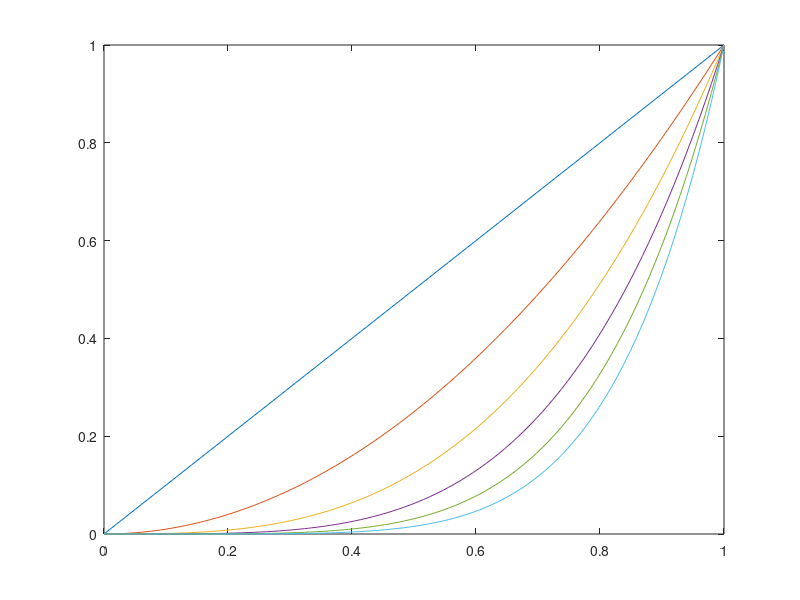

MATLAB code for this plot:
x = linspace(0,1,100);
y1 = x;
y2 = x.^2;
y3 = x.^3;
y4 = x.^4;
y5 = x.^5;
y6 = x.^6;
plot(x,y1);
hold on
plot(x,y2);
hold on
plot(x,y3);
hold on
plot(x,y4);
hold on
plot(x,y5);
hold on
plot(x,y6);
hold on